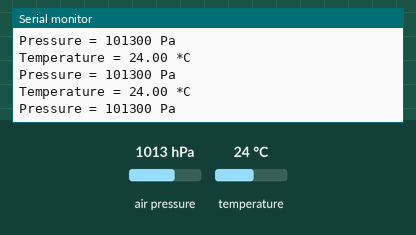
A sketch run on a simulated Arduino Uno, built with avr-gcc and run on an emulated ATmega328P. Shown: the last lines printed to the serial monitor. The inputs (shaded band) are chosen by the test bench; at power-on: air pressure 1013 hPa, temperature 24 °C.

Above: at 1.3 s.
1.4 s: air pressure set to 952 hPa
At 1.84 s:
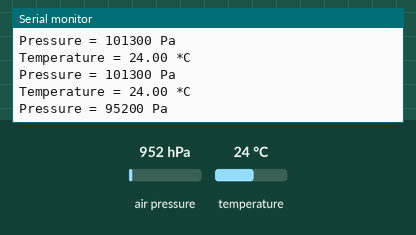
2.9 s: temperature set to 12 °C
At 3.36 s:
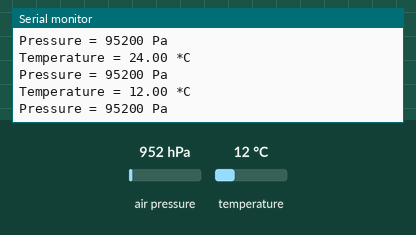
4.4 s: air pressure set to 975 hPa
At 4.88 s:
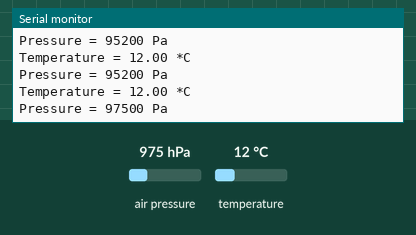
Timing chart, 0 to 7.4 s (numbered marks = the images above; inputs shaded):
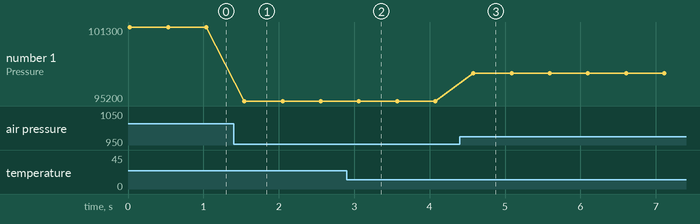

The sketch:

BMP085.ino
```cpp
#include "Wire.h"
#include "Adafruit_BMP085.h"

Adafruit_BMP085 bmp;

void setup() {
  Serial.begin(9600);
  bmp.begin();
}

void loop() {
    Serial.print("Temperature = ");
    Serial.print(bmp.readTemperature());
    Serial.println(" *C");

    Serial.print("Pressure = ");
    Serial.print(bmp.readPressure());
    Serial.println(" Pa");

    Serial.println();
    delay(500);
}
```

Measured:
- after the input at 1.4 s, the serial monitor: prints a new line after 0.14 s (image 1)
- after the input at 2.9 s, the serial monitor: prints a new line after 0.14 s (image 2)
- after the input at 4.4 s, the serial monitor: prints a new line after 0.18 s (image 3)
- plotted number 1: 101300 → 95200 after the input at 1.4 s, 95200 → 97500 after the input at 4.4 s
